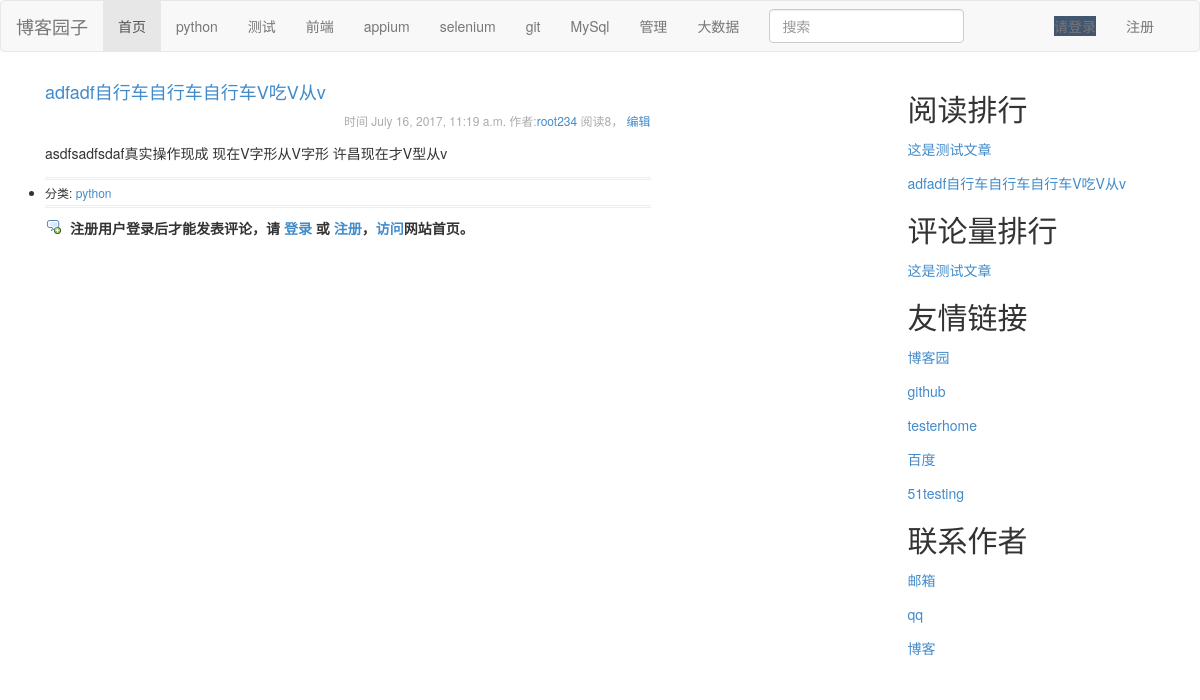
Page /2/ on the committed database.
### blog/models.py (models this page shows, shortened)
class Article(models.Model):
    title=models.CharField(u'文章标题',max_length=50)
    desc=models.CharField(u'文章描述',max_length=50)
    content=models.TextField(u'文章内容')
    click_count=models.IntegerField(u'点击次数',default=0)
    date_publish=models.DateTimeField(u'发布时间',auto_now_add=True)
    is_recommend=models.BooleanField(u'是否推荐',default=False)
    users=models.ForeignKey(User)
    categorys=models.ForeignKey(Catagory)
    tag=models.ManyToManyField(Tag)
    objects=ArticleManager()
    class Meta:
        verbose_name = u'文章'
        verbose_name_plural = verbose_name
        ordering=['-date_publish']
    def __str__(self) :
        return self.title

class User(AbstractUser):
    avatar=models.ImageField(upload_to='vaatar/%Y/%m',default='vaatar/default/pang')
    qq=models.CharField(u'qq号码', max_length=20,blank=True)
    mobile=models.CharField(u'手机号',max_length=11,blank=True,null=True,unique=True)
    class Meta:
        verbose_name = u'用户'
        verbose_name_plural = verbose_name
        ordering=['-id']
    def __str__(self) :
        return self.username

class Catagory(models.Model):
    name = models.CharField(u'分类', max_length=30)
    index=models.IntegerField(u'分类排序',default=999)
    class Meta:
        verbose_name=u'分类'
        verbose_name_plural=verbose_name
    def __str__(self) :
        return self.name

class Links(models.Model):
    title=models.CharField(u'标题',max_length=50)
    description=models.CharField(u'友情链接描述',max_length=200)
    callback_url=models.URLField(u'url地址')
    index=models.IntegerField(u'排列顺序',default=999)
    class Meta:
        verbose_name = u'友情链接'
        verbose_name_plural = verbose_name
        ordering = ['index','id']

### blog/views.py (the view, shortened to what this page needs)
# urls.py: url(r'^(?P<id>\d+)/$',DetailView.as_view(), name='detail'),
class DetailView(View):
    def get(self,request,id):
        post = Article.objects.get(id=str(id))
        p1 = Article.objects.get(id=str(id))
        p1.click_count += 1
        p1.save()
        commn__list = Comment.objects.filter(article__title=post)
        return render(request, 'post.html', {'post': post, 'commn__list': commn__list})

### templates/post.html (shortened to what this page needs)
{% extends "base.html" %}
{% block content %}
    <div class="col-md-9" >
		<div>
			<h4><a href="">{{ post.title }}</a></h4>
			  <small>时间 {{ post.date_publish }} 作者:<a href="{% url 'zhongxin' id=post.users.id%}">{{ post.users }}</a>  阅读{{ post.click_count }}，
				  <a href="{% url 'bianji' id=post.id %}">编辑</a>
			  </small>
			<p>{{ post.content | safe}}</p>
		</div>
			<div>
			<ul class="postmetadata">
	        <li class="icon_cat" id="BlogPostCategory">分类: <a href="{{ post.categorys }}" target="_blank">{{ post.categorys }}</a></li>
   		 </ul>
                <form   role="form"   method="POST">
                    {% if username %}
			        <div id="comment_form_container">
			        <div id="commentform_title">发表评论</div>
		            <span id="tip_comment" style="color:Red"></span>
		                <p>用户名：<input type="text"  name="username" id="tbCommentAuthor" class="author" disabled="disabled" size="50" value={{ username }}></p>
		    <div class="commentbox_main">
		        <div class="commentbox_title">
		        <div class="commentbox_title_left" >评论内容：</div>
		        <div class="commentbox_title_right"></div></div>
		        <textarea id="tbCommentBody" class="comment_textarea" name="content" ></textarea></div>
		        <button type="submit" class="btn btn-default" >提交评论</button></div>
                        </form>
			{% else %}
			<div class="login_tips">注册用户登录后才能发表评论，请 <a rel="nofollow" href="{%  url 'login' %}" class="underline" >登录</a> 或 <a rel="nofollow" href="{%  url 'reg' %}" class="underline" onclick="">注册</a>，<a href="/">访问</a>网站首页。</div>{% endif %}
            </div></div>
{% endblock %}
{% block read %}
    {% for item in post_list %}
    <p ><a href="{% url 'detail' id=item.id %}">{{ item.title }}</a></p>
    {% endfor %}
{% endblock %}
{% block pinglun %}
    {% for pi in post_list_ping %}
    <p ><a href="{% url 'detail' id=pi.id %}">{{ pi.title}}</a></p>
    {% endfor %}
{% endblock %}
{% block lianjie %}
    {% for me in  chaolianjie %}
    <p ><a href="{{ me.callback_url }}">{{ me.title}}</a></p>
    {% endfor %}
{% endblock %}

### static/css/common.css (style rules this page uses)
body { margin-top: 0px; margin-right: 0px; margin-bottom:0px; margin-left: 0px; }
small { font-size: 12px; letter-spacing: normal; color: #ababab; display: block; text-align: right; }
.postmetadata { border-top: 3px double #eee; border-bottom: 3px double #eee; padding: 4px 0; margin-bottom: 10px; margin-top: 10px; font-size: 12px; }
.login_tips { background-image: url(../img/icon_addcomment.gif); background-repeat: no-repeat; margin-top: 10px; padding: 0 0 10px 25px; font-weight: bold; }
p { display: block; -webkit-margin-before: 1em; -webkit-margin-after: 1em; -webkit-margin-start: 0px; -webkit-margin-end: 0px; }
ul { display: block; list-style-type: disc; -webkit-margin-before: 1em; -webkit-margin-after: 1em; -webkit-margin-start: 0px; -webkit-margin-end: 0px; -webkit-padding-start: 40px; }

### rows in the picture
Article: title "adfadf自行车自行车自行车V吃V从v", date_publish "July 16, 2017, 11:19 a.m.", users "root234", click_count "8", content "asdfsadfsdaf真实操作现成 现在V字形从V字形 许昌现在才V型从v", categorys "python"
Article: title "这是测试文章"
Links: title "博客园"
Links: title "github"
Links: title "testerhome"
Links: title "百度"
Links: title "51testing"
